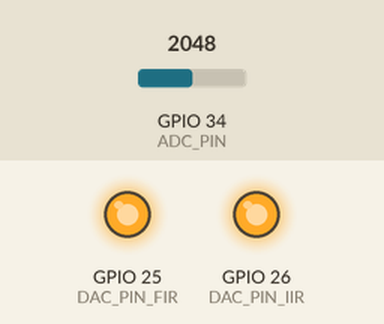
Simulated run of this sketch. Board: ESP32. Parts: output pins drawn as LEDs (lit = HIGH). The inputs (shaded band) are chosen by the test bench; at power-on: GPIO 34 (ADC_PIN) = 2048. What the sketch prints to the serial monitor is not drawn.

Above: at 1.2 s.
1.3 s: GPIO 34 (ADC_PIN) set to 0
At 2.2 s:
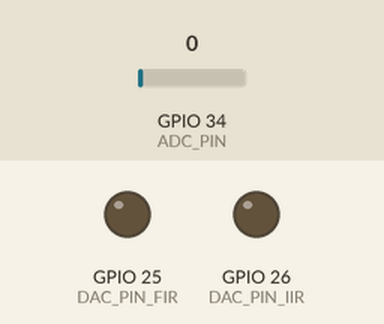
2.8 s: GPIO 34 (ADC_PIN) set to 491
At 4.0 s:
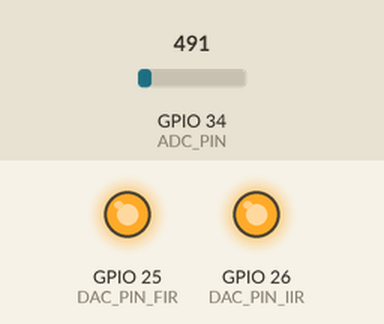
4.3 s: GPIO 34 (ADC_PIN) set to 0
At 5.5 s:
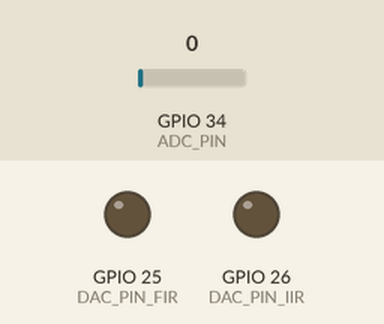
5.8 s: GPIO 34 (ADC_PIN) set to 1228
At 6.5 s:
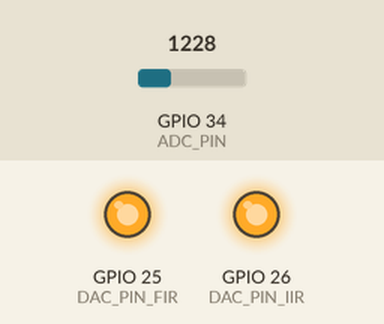
Timing chart, 0 to 8.3 s (numbered marks = the images above; inputs shaded):
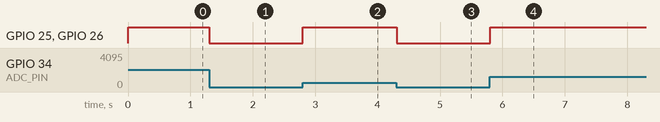

The sketch:

filterDigital.ino
```cpp
#define DAC_PIN_FIR 25 // define pin ?? as the DAC analog output
#define ADC_PIN 34 // define pin ?? as the ADC analog input
#define DAC_PIN_IIR 26
float x[21] = {0}; // input values
float y_FIR; // output values
float z[21] = {0}; // output valuesv
float coef_FIR[]= {0.00178205 ,0.00602911 ,0.01906286 ,0.04458056 ,0.08060471 ,0.11910949
                    ,0.14882606 ,0.16001032 ,0.14882606 ,0.11910949 ,0.08060471 ,0.04458056
                    ,0.01906286 ,0.00602911 ,0.00178205};
float x_IIR [] = {0.08612656, 0.25837967, 0.25837967, 0.08612656};
float z_IIR [] = {0,-0.51993154, 0.24279083, -0.03384683};
float temp_now;
float temp_then;
int fs = 1500;//hz

void setup() {
  // put your setup code here, to run once:
  Serial.begin(115200);
  pinMode(DAC_PIN_FIR, OUTPUT);
  pinMode(DAC_PIN_IIR, OUTPUT);
}

void loop() {
  temp_now = micros();
  if(((temp_now - temp_then)/1000000) >= (1/fs))
  {
    x[0] = (float) analogRead(ADC_PIN) * 3.3 / 4096.0;
    for(int i=0;i<16;i++)
    {
      y_FIR += coef_FIR[i]*x[i];
    }
    for(int i=0;i<4;i++)
    {
      z[0] += x_IIR[i]*x[i] - z_IIR[i]*z[i];
    }

    Serial.print(x[0]);
    Serial.print(" ");
    Serial.print(y_FIR);
    Serial.print(" ");
    Serial.println(z[0]);

    int dacVoltage_FIR = (int)(y_FIR*4096.0/3.3);
    int dacVoltage_IIR = (int)(z[0]*4096.0/3.3);
    analogWrite(DAC_PIN_FIR,dacVoltage_FIR);
    analogWrite(DAC_PIN_IIR,dacVoltage_IIR);

    // update x and y data vectors
    for(int i = 0; i < 9; i++){
      //entradas
      x[i+1] = x[i];
      //saidas
      z[i+1] = z[i];
    }
    z[0] = 0;
    y_FIR=0;
    temp_then = micros();
  }
}
```

Measured:
- after the input at 1.3 s, GPIO 25 (DAC_PIN_FIR), GPIO 26 (DAC_PIN_IIR): HIGH → LOW at once
- after the input at 2.8 s, GPIO 25 (DAC_PIN_FIR), GPIO 26 (DAC_PIN_IIR): LOW → HIGH at once
- after the input at 4.3 s, GPIO 25 (DAC_PIN_FIR), GPIO 26 (DAC_PIN_IIR): HIGH → LOW at once
- after the input at 5.8 s, GPIO 25 (DAC_PIN_FIR), GPIO 26 (DAC_PIN_IIR): LOW → HIGH at once
